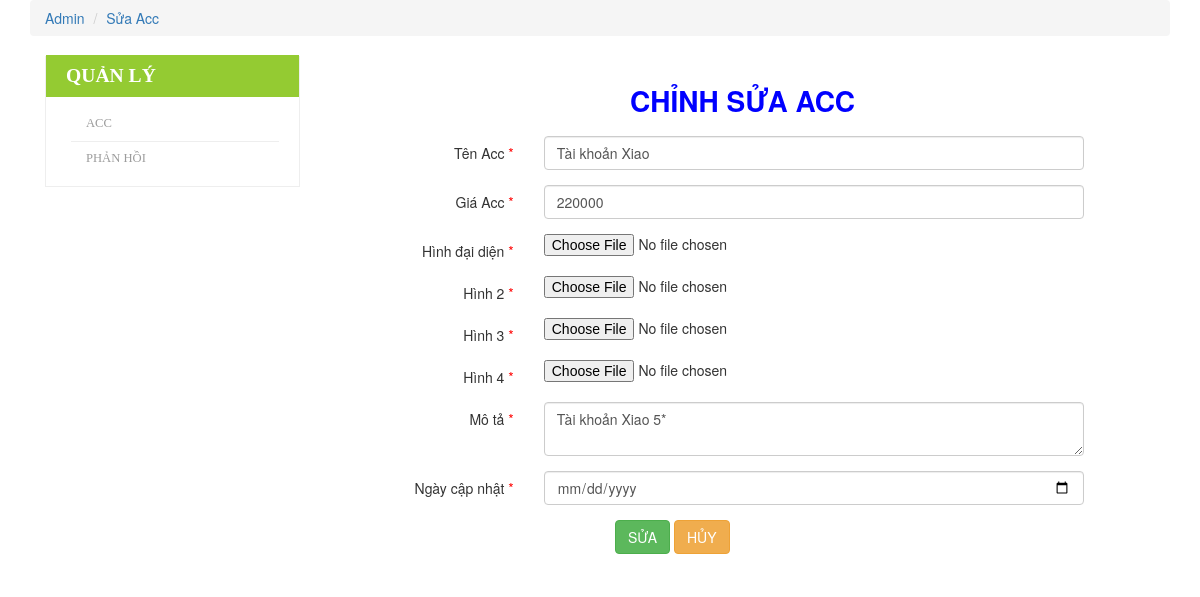
Screenshot of /Web/update.php?productid=1 with the database file from the repository.
### tables this page shows
CREATE TABLE `khohang` (
  `khohang_id` int(10) NOT NULL,
  `khohang_name` varchar(255) NOT NULL,
  `image` varchar(255) NOT NULL,
  `image_2` varchar(255) NOT NULL,
  `image_3` varchar(255) NOT NULL,
  `image_4` varchar(255) NOT NULL,
  `gia` int(50) NOT NULL,
  `capdo` int(20) NOT NULL,
  `mota` varchar(500) NOT NULL,
  `taikhoan` varchar(50) NOT NULL,
  `matkhau` varchar(50) NOT NULL,
  `danhsach_id` int(50) DEFAULT NULL,
  `taikhoan_id` int(50) NOT NULL,
  `Ngaycapnhat` varchar(255) DEFAULT NULL
);

### Web/update.php (the view, shortened to what this page needs)
<!DOCTYPE html>
<html lang="en">
<head>
    <link href="../css/bootstrap.min.css" rel="stylesheet">
    <link rel="stylesheet" href="../css/font-awesome.min.css">
    <link href="../css/heroic-features.css" rel="stylesheet">
    <link href="../css/register.css" rel="stylesheet">
</head>
<body>
    <?php include '../config/db.php'; ?>
    <div class="container">
        <ol class="breadcrumb">
            <li><a href="admin.php">Admin</a></li>
            <li><a href="">Sửa Acc</a></li>
        </ol>
    </div>
    <div class="container">
        <div class="col-md-3">
            <div class="categories">
                <ul>
                    <h3>QUẢN LÝ</h3>
                    <li><a href="">Acc</a></li>
                    <li><a href="">Phản hồi</a></li>
                </ul>
            </div>
        </div>
        <?php
        $connect->set_charset("utf8");
        $a = (int)$_GET['productid'];
        $sql0 = "SELECT * FROM `khohang` WHERE khohang_id = $a";
        $query0 = mysqli_query($connect, $sql0);
        if (mysqli_num_rows($query0) > 0) {
            while ($row = mysqli_fetch_assoc($query0)) {
        ?>
                <div class="col-md-9">
                    <h3 style="text-align:center; color:blue; font-size: 2em; font-weight:bold;line-height: 50px">CHỈNH SỬA ACC</h3>
                    <form class="form-horizontal" method="post" action="" enctype="multipart/form-data">
                        <div class="form-group">
                            <label for="pname" class="col-lg-3 control-label">Tên Acc <span class="require">*</span></label>
                            <div class="col-lg-8">
                                <input type="text" class="form-control" id="pname" name="pname" placeholder="" value="<?php echo $row['khohang_name'] ?>">
                            </div>
                        </div>
                        <div class="form-group">
                            <label for="price" class="col-lg-3 control-label">Giá Acc <span class="require">*</span></label>
                            <div class="col-lg-8">
                                <input type="number" class="form-control" id="price" name="price" placeholder="" value="<?php echo $row['gia'] ?>">
                            </div>
                        </div>
                        <div class="form-group">
                            <label for="image" class="col-lg-3 control-label">Hình đại diện <span class="require">*</span></label>
                            <div class="col-lg-8">
                                <input id="image" type="file" accept="image/" name="image1">
                            </div>
                        </div>
                        <div class="form-group">
                            <label for="image1" class="col-lg-3 control-label">Hình 2 <span class="require">*</span></label>
                            <div class="col-lg-8">
                                <input id="image1" type="file" accept="image/" name="image2">
                            </div>
                        </div>
                        <div class="form-group">
                            <label for="image2" class="col-lg-3 control-label">Hình 3 <span class="require">*</span></label>
                            <div class="col-lg-8">
                                <input id="image2" type="file" accept="image/" name="image3">
                            </div>
                        </div>
                        <div class="form-group">
                            <label for="image3" class="col-lg-3 control-label">Hình 4 <span class="require">*</span></label>
                            <div class="col-lg-8">
                                <input id="image3" type="file" accept="image/" name="image4">
                            </div>
                        </div>
                        <div class="form-group">
                            <label for="mota" class="col-lg-3 control-label">Mô tả <span class="require">*</span></label>
                            <div class="col-lg-8">
                                <textarea type="text" class="form-control" id="mota" name="mota" placeholder="mô tả"><?php echo $row['mota'] ?></textarea>
                            </div>
                        </div>
                        <div class="form-group">
                            <label for="date" class="col-lg-3 control-label">Ngày cập nhật <span class="require">*</span></label>
                            <div class="col-lg-8">
                                <input type="date" class="form-control" id="date" name="date">
                            </div>
                        </div>
                <?php }
        } ?>
                <div class="form-group">
                    <div class="col-lg-8 col-md-offset-4 padding-left-0 padding-top-20">
                        <input class="btn btn-success" type="submit" name="submit" value="SỬA">
                        <a href="" class="btn btn-warning">HỦY</a>
                    </div>
                </div>
                    </form>
                </div>
    </div>
</body>
</html>

### css/heroic-features.css (style rules this page uses)
.container { min-width: 20em; }
.categories { border:1px solid #EEE; }
.categories h3 { font-size:1.4em; font-weight: 600; color:#FFF; padding:10px 11px 10px 20px; margin-left: -40px; margin-top: -2px; background: #94CB32; text-transform:uppercase; font-family: 'ambleregular'; }
.categories ul { list-style: none; }
.categories ul li { margin-left: -35px; }
.categories li a { text-decoration: none; display:block; font-size:0.9em; padding:8px 15px; color: #9C9C9C; font-family: 'ambleregular'; margin:0 20px; background:url(../img/drop_arrow.png) no-repeat 0; border-bottom: 1px solid #EEE; text-transform:uppercase; }
.categories li:last-child a { border:none; }

### css/register.css (style rules this page uses)
label { font-weight: normal !important; }
.require { color: red; }

### rows the page displays
khohang: pname "Tài khoản Xiao", price "220000", mota "Tài khoản Xiao 5*"
